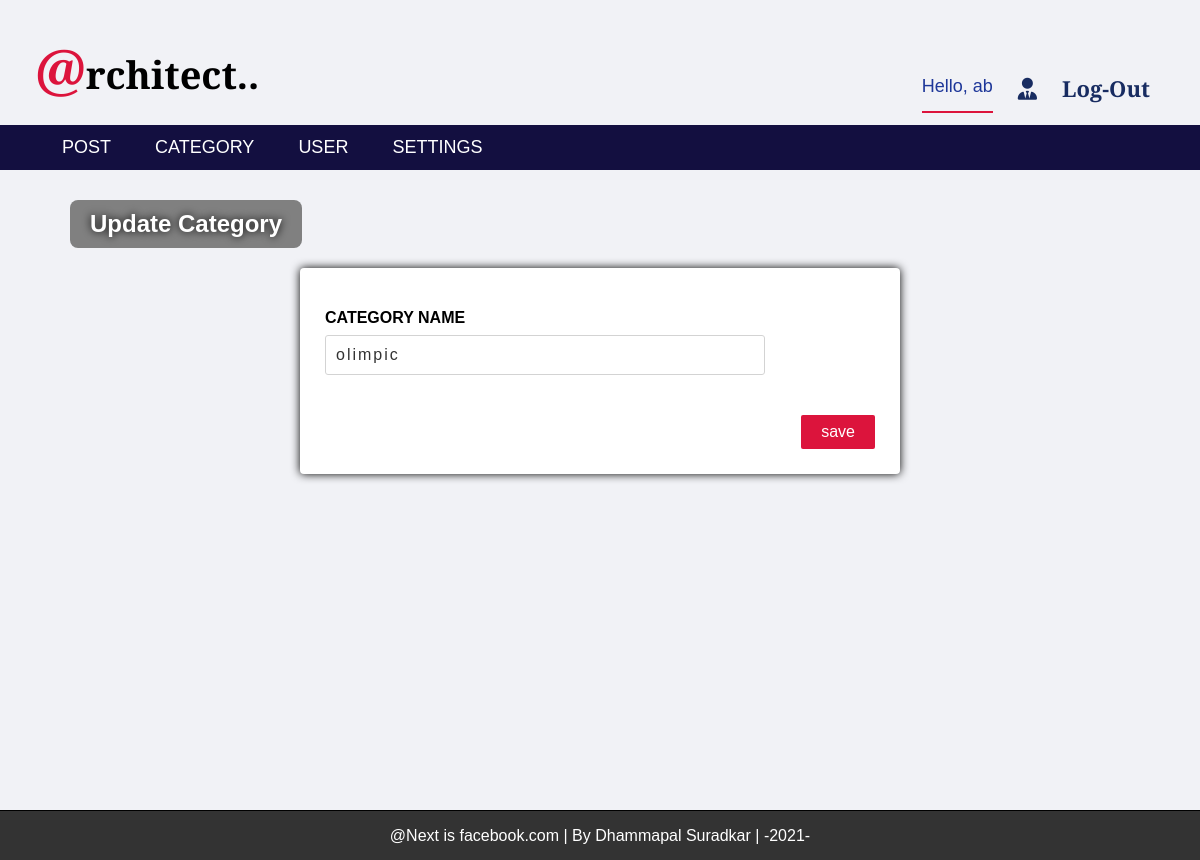
The page /admin/edit_category.php?id=21 (signed in) on the database its author committed.
### tables this page shows
CREATE TABLE `settings` (
  `setting_id` int(11) NOT NULL,
  `website_name` varchar(255) NOT NULL,
  `website_logo` varchar(255) NOT NULL,
  `FooterDesc` varchar(300) NOT NULL
);

CREATE TABLE `category` (
  `category_id` int(11) NOT NULL,
  `category_name` varchar(255) NOT NULL,
  `post` varchar(50) DEFAULT '0'
);

### admin/edit_category.php (the view, shortened to what this page needs)
<?php include 'header_nav.php'; ?>
<div class="form_settings">
  <h2>Update Category</h2>
  <?php
     include 'connection.php';
     $category_id = mysqli_real_escape_string($conn, $_GET['id']);
     $sql = "SELECT * FROM category WHERE category_id = '{$category_id}'";
     $squery = mysqli_query($conn, $sql) or die("Error in Query : select");
     while($row = mysqli_fetch_assoc($squery)){
  ?>
  <form action="<?php $_SERVER['PHP_SELF']; ?>" method="post" enctype="multipart/form-data">
    <div class="part p">
      <p><b>CATEGORY NAME</b></p>
      <input type="text" name="category_name" value="<?php echo $row['category_name']; ?>">
    </div>
    <div class="part part1 p1">
      <input type="submit" name="save" value="save">
    </div>
  </form>
  <?php
     }
  ?>
</div>
<div class="container footer footer_post">
  <?php
     $sql1 = "SELECT FooterDesc FROM settings";
     $squery1 = mysqli_query($conn, $sql1) or die("Error in Query : select");
     $row1 = mysqli_fetch_assoc($squery1);
  ?>
  <p><?php echo $row1['FooterDesc']; ?></p>
</div>

### admin/header_nav.php (shortened to what this page needs)
<!DOCTYPE html>
<html lang="en" dir="ltr">
  <head>
    <link rel="stylesheet" href="../css/style1.css">
    <link rel="stylesheet" href="css/style2.css">
  </head>
  <body>
    <div class="container">
      <div class="head">
        <?php
           include 'connection.php';
           $sql = "SELECT website_name FROM settings";
           $squery = mysqli_query($conn, $sql) or die("Error in Query : select");
           $row = mysqli_fetch_assoc($squery);
        ?>
        <a href="http://localhost:8012/My_Large_Project/cms_news_project/"><span class="t_head"><?php echo substr($row['website_name'],0,1); ?></span><?php echo substr($row['website_name'],1,30); ?></a>
        <div class="log">
          <span class="username">Hello, <?php echo $_SESSION['username']; ?></span>
          <a href="user_page.php"><i class="fas fa-user-tie"></i></a>
          <a href="log-out.php">Log-Out</a>
        </div>
      </div>
      <div class="navbar">
        <ul id="list">
          <div class="link-1">
          <li id="first"><a class="list-item" href="post.php">POST</a></li>
          <?php
             if($_SESSION['role'] == 1){
          ?>
          <div id="hidelinks">
            <li><a class="list-item" href="category.php">CATEGORY</a></li>
            <li><a class="list-item" href="users.php">USER</a></li>
            <li><a class="list-item" href="settings.php">SETTINGS</a></li>
          </div>
          </div>
          <?php } ?>
        </ul>
      </div>
    </div>
  </body>
</html>

### css/style1.css (style rules this page uses)
* { box-sizing: border-box; }
body { margin: 0; font-family: arial; background-color: #f1f2f6; }
.container { width: 100%; }
.container .head { display: flex; justify-content: space-between; background-color: #f1f2f6; width: 100%; padding: 10px; text-align: center; }
.container .head a { display: block; color: black; margin: 20px 0 10px 25px; text-decoration: none; font-size: 38px; font-weight: 600; font-family: 'Cormorant Unicase', serif; }
.container .head a span { font-size: 55px; color: crimson; }
.container .head .log { display: flex; align-self: center; margin-top: 40px; margin-right: 40px; }
.container .head .log a { font-size: 22px; color: #182C61; transition: 0.3s; }
.container .navbar { display: flow-root; }
.container .navbar ul { margin: 0; list-style-type: none; background-color: #130f40; }
.container .navbar ul li a { display: block; color: white; font-size: 18px; padding: 12px 22px; text-decoration: none; transition: 0.2s; }
.footer { background-color: #f1f2f6; border-top: 1px solid black; }
.footer p { padding: 0 0 15px; color: black; text-align: center; margin-bottom: 0; }
.footer { background-color: #333; }
.footer p { color: white; }

### admin/css/style2.css (style rules this page uses)
* { box-sizing: border-box; }
body { margin: 0; font-family: arial; }
.container .head .log .username { color: #1e3799; margin-top: 23px; font-size: 18px; border-bottom: 2px solid crimson; }
.container .navbar ul { display: flow-root; margin: 0; list-style-type: none; background-color: #130f40; }
.container .navbar ul .link-1 { float: left; width: 90%; }
.container .navbar ul li { float: left; }
.form_settings { width: 100%; min-height: 80vh; }
.form_settings h2 { color: white; text-shadow: 0 0 8px black; margin-top: 30px; margin-left: 70px; background-color: gray; border-radius: 8px; padding: 10px 20px; display: inline-block; }
.form_settings form { width: 50%; background-color: white; padding: 25px 25px 0; border-radius: 4px; margin: 0 auto 45px; box-shadow: 0 0 10px black; overflow: auto; transition: 0.3s; }
.form_settings form .part { margin-bottom: 25px; width: 100%; overflow: auto; }
.form_settings form .p { margin-bottom: 15px; }
.form_settings form .part p { margin-bottom: 8px; }
.form_settings form .part input[type='text'], .form_settings form .part input[type='password'],select { width: 80%; padding: 10px; border-radius: 3px; color: #333; font-size: 16px; letter-spacing: 2px; border: 1px solid lightgray; }
.form_settings form .part1 { text-align: right; }
.form_settings form .part input[type='submit'] { background-color: crimson; padding: 8px 20px; border: none; border-radius: 2px; color: white; font-size: 16px; transition: 0.3s; }
.form_settings form .p1 { margin-top: 40px; }
.footer_post { background-color: #333; }
.footer_post p { color: white; }

### rows shown on the page
settings: website_name "@", website_name "rchitect..", FooterDesc "@Next is facebook.com | By Dhammapal Suradkar | -2021-"
category: category_name "olimpic"

### other values the page prints
$_SESSION['username'] "ab"
